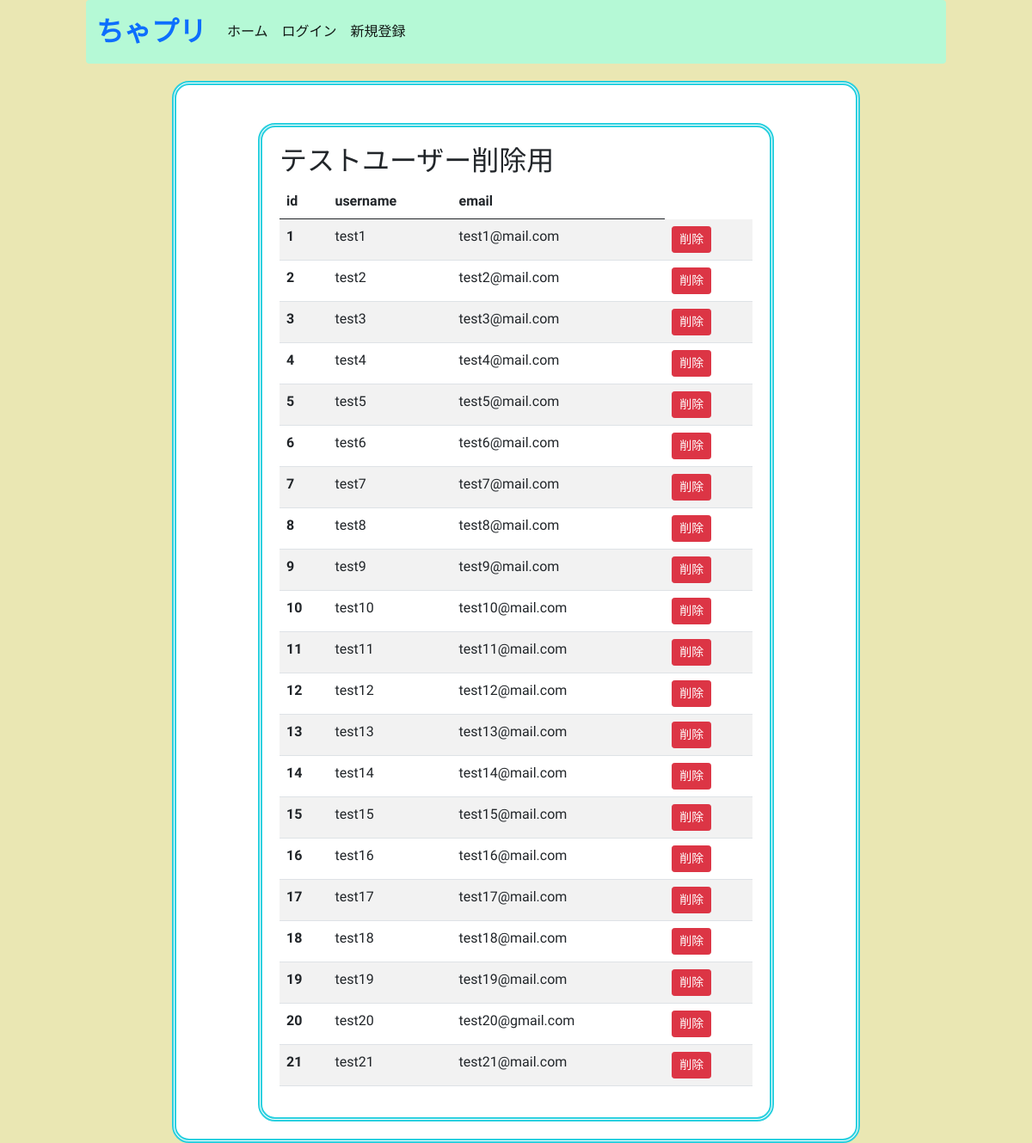
/users, run on an earlier commit of the app's database.
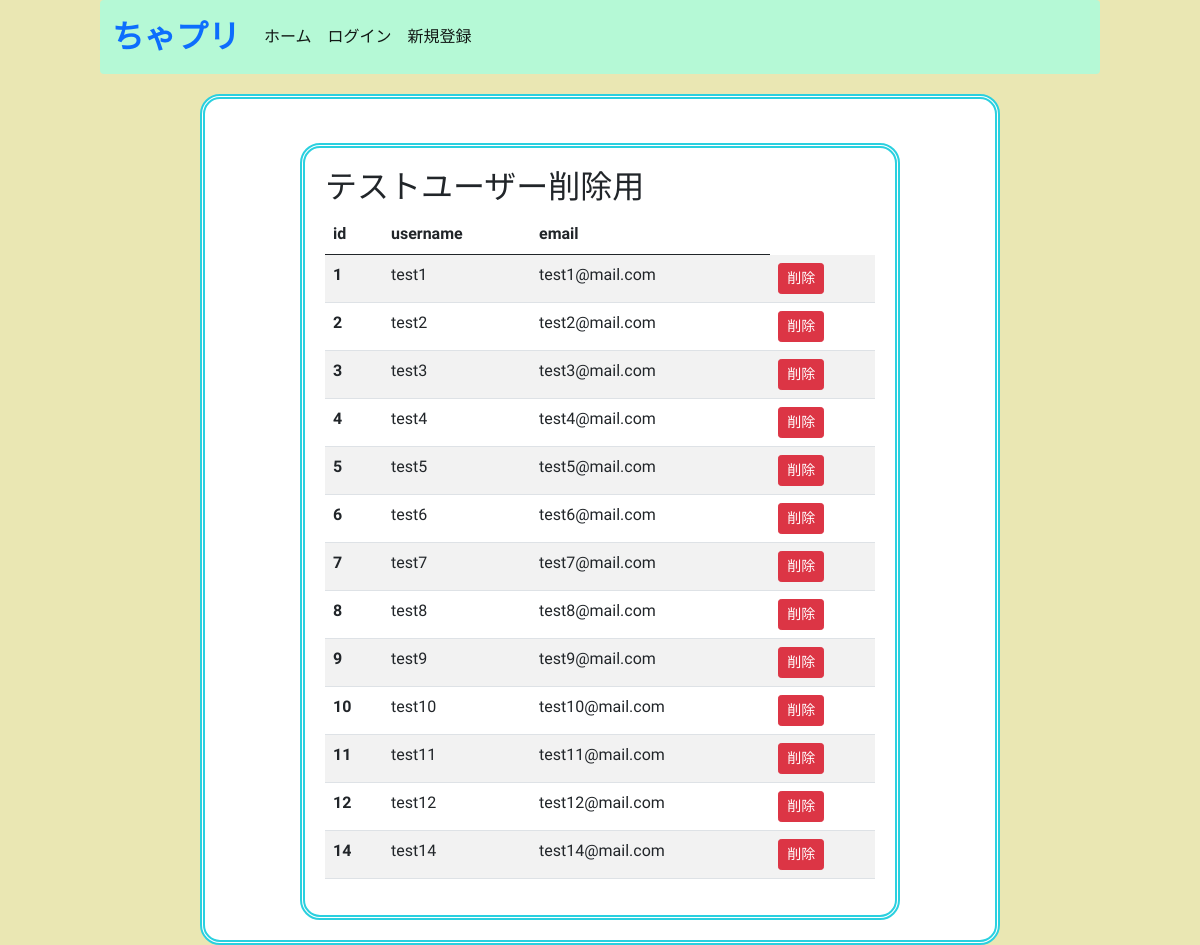
And on a later commit of the database.
### flaskr/models.py (models this page shows, shortened)
class User(UserMixin, db.Model):
  __tablename__ = 'users'
  id = db.Column(db.Integer, primary_key=True)
  username = db.Column(db.String(64), index=True)
  email = db.Column(db.String(64), unique=True, index=True)
  password = db.Column(
    db.String(128),
    default = generate_password_hash(secrets.token_urlsafe(16)) # デフォルトパスワード
  )
  picture_path = db.Column(db.Text)
  is_active = db.Column(db.Boolean, unique=False, default=False)
  create_at = db.Column(db.DateTime, default=datetime.now) # 管理者用
  update_at = db.Column(db.DateTime, default=datetime.now) # テーブルの流れを確認する際に必要

### flaskr/views.py (the view)
@bp.route('/users')
def user_list():
  users = User.query.all()
  return render_template('user_list.html', users=users)

### flaskr/templates/user_list.html
{% extends "base.html" %}
{% block content %}
<div class="container mt-4">
  <h2>テストユーザー削除用</h2>
  <table class="table table-striped">
    <thead>
      <tr>
        <th scope="col">id</th>
        <th scope="col">username</th>
        <th scope="col">email</th>
      </tr>
    </thead>
    <tbody>
      {% for user in users %}
      <tr>
        <th scope="row">{{ user.id }}</th>
        <td>{{ user.username }}</td>
        <td>{{ user.email }}</td>
        <td>
          <form action="{{ url_for('app.user_delete', id=user.id) }}" method="POST">
            <input class="btn btn-danger btn-sm" type="submit" value="削除">
          </form>
        </td>
      </tr>
      {% endfor %}
    </tbody>
  </table>
</div>
{% endblock %}

### flaskr/templates/base.html (shortened to what this page needs)
<!DOCTYPE html>
<html lang="en">
  <head>
    <link
      href="https://cdn.jsdelivr.net/npm/bootstrap@5.0.2/dist/css/bootstrap.min.css"
      rel="stylesheet"
    />
    <link rel="stylesheet" href="{{ url_for('static', filename='css/style.css') }}">
  </head>
  <body>
    <nav class="navbar navbar-expand-xl navbar-light rounded">
      <div class="container-fluid">
        <a class="navbar-brand fs-2 text-primary" href="#"><b>ちゃプリ</b></a>
        <div class="collapse navbar-collapse" id="navbarLight">
          <ul class="navbar-nav me-auto mb-2 mb-xl-0">
            <li class="nav-item">
              <a class="nav-link active" aria-current="page" href="{{url_for('app.home')}}">ホーム</a>
            </li>
            {% if current_user.is_authenticated %}
            <li class="nav-item">
              <a class="nav-link active" aria-current="page" href="{{url_for('app.user_search')}}">お友達検索</a>
            </li>
            {% else %}
            <li class="nav-item">
              <a class="nav-link active" aria-current="page" href="{{url_for('app.login')}}">ログイン</a>
            </li>
            <li class="nav-item">
              <a class="nav-link active" aria-current="page" href="{{url_for('app.register')}}">新規登録</a>
            </li>
            {% endif %}
          </ul>
        </div>
      </div>
    </nav>
    <div class="container">
    {% block content %}
    {% endblock %}
    </div>
  </body>
</html>

### flaskr/static/css/style.css (style rules this page uses)
body { background-color: #eae7b3; max-width: 1000px; width: 100%; margin: auto; font-family: "Kosugi Maru", sans-serif; font-weight: 400; font-style: normal; }
.navbar { background-color: #b5f9d6; }
.container { background-color: #FFF; padding: 20px; border-radius: 20px; border: thick double #2ad0df; margin-top: 20px; max-width: 80%; }

What changed in the data, as far as the page shows it:
removed User: id "13", username "test13", email "test13@mail.com"
removed User: id "15", username "test15", email "test15@mail.com"
removed User: id "16", username "test16", email "test16@mail.com"
removed User: id "17", username "test17", email "test17@mail.com"
removed User: id "18", username "test18", email "test18@mail.com"
removed User: id "19", username "test19", email "test19@mail.com"
removed User: id "20", username "test20", email "test20@gmail.com"
removed User: id "21", username "test21", email "test21@mail.com"
